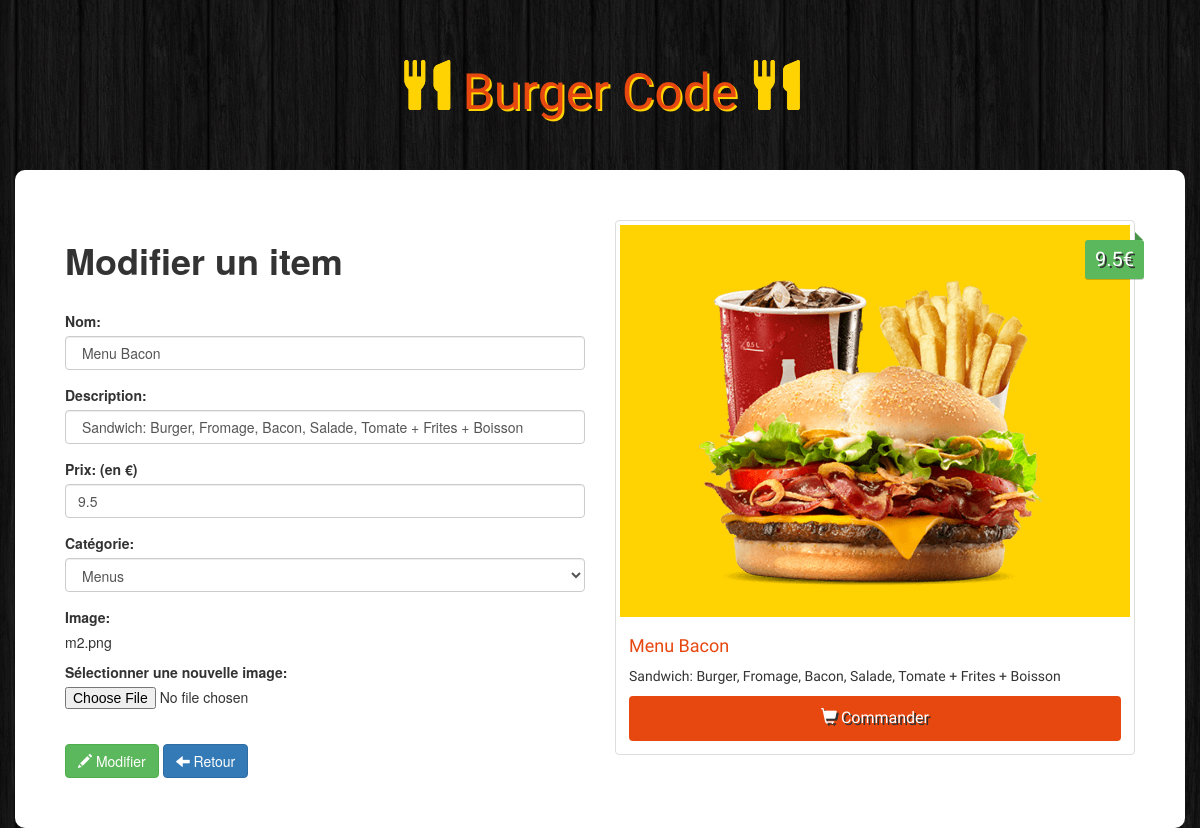
The app's page /admin/update.php?id=2 with its own data.
### tables this page shows
CREATE TABLE IF NOT EXISTS `items` (
  `id` int(11) NOT NULL AUTO_INCREMENT,
  `name` varchar(100) NOT NULL,
  `description` varchar(255) NOT NULL,
  `price` float NOT NULL,
  `image` varchar(255) NOT NULL,
  `category` int(11) NOT NULL,
  PRIMARY KEY (`id`),
  KEY `category` (`category`)
);

### admin/update.php (the view, shortened to what this page needs)
<?php
  if(!empty($_GET['id'])){
    $id = trim($_GET['id']);
    $id = stripslashes($_GET['id']);
    $id= htmlspecialchars($_GET['id']);
  }
$nameError = $descriptionError = $priceError=$categoryError = $FileError = $name=$price=$category=$file="";
    if (!empty($_POST))
        {
            $name = checkInput($_POST['name']);
            $description = checkInput($_POST['description']);
            $price = checkInput($_POST['price']);
            $category = checkInput($_POST['category']);
            $file = checkInput($_FILES["image"]['name']);
            $filePath = '../images/'.basename($file);
            $fileExtension = pathinfo($filePath, PATHINFO_EXTENSION);
            $isSuccess = true;
            $isUploadSuccess = false;
        if(empty($name)){
            $nameError = 'Ce champ ne doit pas etre null';
            $isSuccess = false;
        }
        if(empty($description)){
            $descriptionError = 'la description ne doit pas etre null';
            $isSuccess = false;
        }
        if(empty($price)){
            $priceError = 'Ce champ ne doit pas etre null';
            $isSuccess = false;
        }
        if(empty($category)){
            $categoryError = 'Ce champ ne doit pas etre null';
            $isSuccess = false;
        }
        if(empty($file)){
            $isImageUpdated = false;
        }else{
            $isImageUpdated = true;
            $isUploadSuccess = true;
            if($fileExtension != "jpg" && $fileExtension != "png" && $fileExtension != "gif" && $fileExtension != "jpeg"){
                $FileError = "file autorisés png, jpg, jpeg, gif  ";
                $isUploadSuccess = false;
            }if(file_exists($filePath)){
                $FileError = "file exist";
                $isUploadSuccess = false;
            }if($_FILES['image']["size"] > 500000)
            {
                $FileError = "file trop grand (<500Ko) ";
                $isUploadSuccess = false;
            }if($isUploadSuccess){
                if(!move_uploaded_file($_FILES['image']["tmp_name"], $filePath )){
                    $FileError = "upload error ";
                    $isUploadSuccess = false;
                }
            }
    }
        if($isSuccess && $isImageUpdated && $isUploadSuccess || ($isSuccess && !$isImageUpdated))
            {
            $db = Database::connect();
                if($isImageUpdated)
                {
                    $statement =  $db->prepare("UPDATE items SET name = ?,description = ?,price = ?,category = ?,image = ? WHERE id = ?");
                    $statement->execute(array($name,$description,$price,$category,$file,$id));
                }
                else
                {
                    $statement =  $db->prepare("UPDATE items SET name = ?,description = ?,price = ?,category = ?,WHERE id = ?");
                    $statement->execute(array($name,$description,$price,$category,$id));
                }
                  Database::disconnect();
                header("Location: index.php");
             }else if($isImageUpdated && !$isUploadSuccess)
             {
                 $db = database::connect();
                 $statement = $db->prepare('SELECT image FROM items  WHERE items.id = ?');
                 $statement ->execute(array($id));
                 $item = $statement->fetch();
                 $file = $item['image'];
                 database::disconnect();
             }
        }else
        {
            $db = database::connect();
            $statement = $db->prepare('SELECT * FROM items  WHERE items.id = ?');
            $statement ->execute(array($id));
            $item = $statement->fetch();
            $name = $item['name'];
            $description = $item['description'];
            $price = $item['price'];
            $category = $item['category'];
            $file = $item['image'];
    }
 ?>
<!DOCTYPE html>
<html>
    <head>
        <link rel="stylesheet" href="https://maxcdn.bootstrapcdn.com/bootstrap/3.3.6/css/bootstrap.min.css">
        <link rel="stylesheet" href="../css/styles.css">
    </head>
    <body>
        <h1 class="text-logo"><span class="glyphicon glyphicon-cutlery"></span> Burger Code <span class="glyphicon glyphicon-cutlery"></span></h1>
         <div class="container admin">
            <div class="row">
                <div class="col-sm-6">
                    <h1><strong>Modifier un item</strong></h1>
                    <br>
                    <form class="form" action="<?php echo 'update.php?id='. $id ?>" role="form" method="post" enctype="multipart/form-data">
                      <div class="form-group">
                          <label for="name">Nom: </label>
                             <input type="text" class="form-control" id="name" name="name" placeholder="Nom" value=" <?php echo $name ?>">
                      </div>
                      <div class="form-group">
                          <label for="description">Description: </label>
                              <input type="text" class="form-control" id="description" name="description" placeholder="Description" value=" <?php echo $description ?>">
                      </div>
                        <div class="form-group">
                            <label for="price">Prix: (en €) </label>
                                <input type="number" step="0.01" class="form-control" id="price" name="price" placeholder="Prix" value="<?php echo $price ?>">
                        </div>
                        <div class="form-group">
                            <label for="category">Catégorie: </label>
                                <select class="form-control" id="category" name="category">
                                    <?php
                                        $db = Database::connect();
                                        foreach($db->query('SELECT * FROM categories') as $cat)
                                        {
                                          if($cat['id'] == $category)
                                            echo '<option selected = "selected" value="'.$cat['id'].'">'.$cat['name'].'</option>';
                                          else
                                             echo '<option value="'.$cat['id'].'">'.$cat['name'].'</option>';
                                        }
                                            ?>
                                </select>
                                            </div>
                         <div class="form-group">
                                                <label for="image">Image:</label>
                                                <p><?php echo $file ?></p>
                                                <label for="image">Sélectionner une nouvelle image:</label>
                                                <input type="file" id="image" name="image">
                                            </div>
                        <br>
                        <div class="form-actions">
                            <button type="submit" class="btn btn-success"><span class="glyphicon glyphicon-pencil"></span> Modifier</button>
                            <a class="btn btn-primary" href="index.php" name="update">
                                <span class="glyphicon glyphicon-arrow-left"></span> Retour</a>
                       </div>
                    </form>
                </div>
                <div class="col-sm-6 site">
                    <div class="thumbnail">
                      <?php
                        echo '  <img src="../images/'.$file.'" alt="...">
                                                <div class="price">'.$price.'€</div>
                                                  <div class="caption">
                                                    <h4>'.$name.'</h4>
                                                    <p>'.$description.'</p>
                                                    <a href="#" class="btn btn-order" role="button"><span class="glyphicon glyphicon-shopping-cart"></span> Commander</a>
                                                  </div>';
                       ?>
                    </div>
                </div>
            </div>
        </div>
    </body>
</html>

### css/styles.css (style rules this page uses)
body { background: url(../images/bg.png); }
.site { font-family: 'Holtwood One SC', sans-serif; }
.text-logo { font-family: 'Holtwood One SC', sans-serif; color: #e7480f; text-shadow: 2px 2px #ffd301; font-size: 50px; padding: 40px 0px; text-align: center; }
.text-logo .glyphicon { color: #ffd301; text-shadow: 0px 0px #ffd301; }
.thumbnail img { background: #ffd301; }
.price { background: #5cb85c; box-shadow: 0 1px rgba(0,0,0,0.2); -moz-box-shadow: 0 1px rgba(0,0,0,0.2); -webkit-box-shadow: 0 1px rgba(0,0,0,0.2); color: #fff; text-shadow: 2px 2px #333; position: absolute; right: 6px; top: 20px; padding: 5px 10px; font-size: 20px; border-radius: 3px; }
.price:before { border: 4px solid transparent; border-bottom: 4px solid #4a934a; border-left: 4px solid #4a934a; content: ""; position: absolute; right: 1px; top: -8px; }
.caption > h4 { color: #e7480f; font-size: 18px; }
.btn-order { width: 100%; padding: 10px; font-size: 16px; color: #fff; background-color: #e7480f; text-decoration: none; text-shadow: 2px 2px #333; }
.admin { background: #fff; padding: 50px; border-radius: 10px; }

### records on screen
items: name "Menu Bacon", description "Sandwich: Burger, Fromage, Bacon, Salade, Tomate + Frites + Boisson", price "9.5", image "m2.png", image (picture)

### other values on screen
form field category "Menus"
